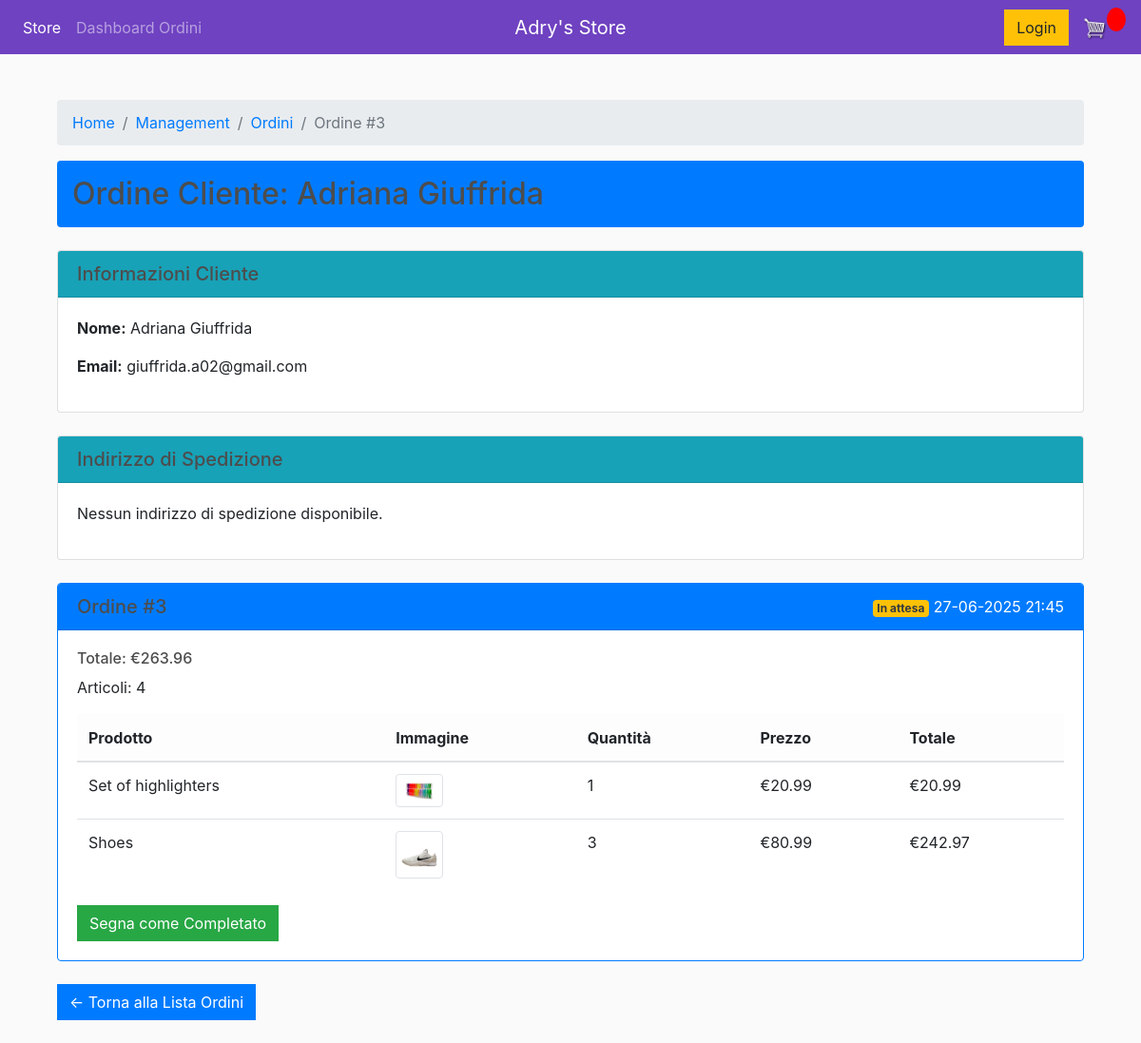
Before: /orders/3/ (signed in) with the older database file.
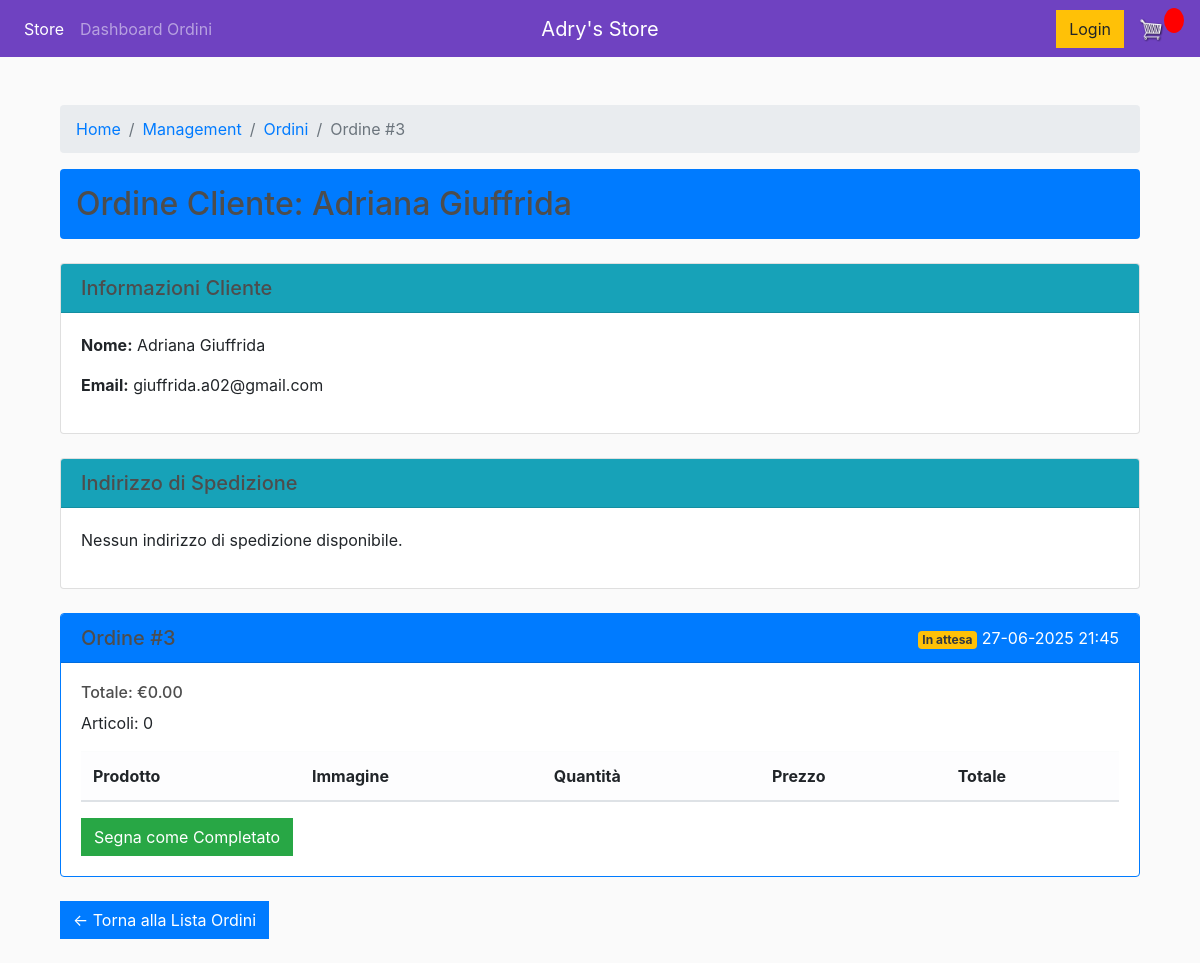
After: the same page with the newer database file.
### store/models.py (models this page shows, shortened)
class Order(models.Model):
	customer = models.ForeignKey(Customer, on_delete=models.SET_NULL, null=True, blank=True)
	date_ordered = models.DateTimeField(auto_now_add=True)
	complete = models.BooleanField(default=False)
	transaction_id = models.CharField(max_length=100, null=True)
	@property
	def get_cart_total(self):
		orderitems = self.orderitem_set.all()
		total = sum([item.get_total for item in orderitems])
		return total
	@property
	def get_cart_items(self):
		orderitems = self.orderitem_set.all()
		total = sum([item.quantity for item in orderitems])
		return total

class OrderItem(models.Model):
	product = models.ForeignKey(Product, on_delete=models.SET_NULL, null=True)
	order = models.ForeignKey(Order, on_delete=models.SET_NULL, null=True)
	quantity = models.IntegerField(default=0, null=True, blank=True)
	date_added = models.DateTimeField(auto_now_add=True)
	@property
	def get_total(self):
		total =self.product.price * self.quantity
		return total

class Product(models.Model):
	name = models.CharField(max_length=200)
	price = models.DecimalField(max_digits=7, decimal_places=2)
	digital = models.BooleanField(default=False, null=True, blank=True)
	image = models.ImageField(null=True, blank=True)
	@property
	def imageURL(self):
		try:
			url = self.image.url
		except:
			url = ''
		return url

class Customer(models.Model):
	user = models.OneToOneField(User, null=True, blank=True, on_delete=models.CASCADE)
	name= models.CharField(max_length=200, null=True)
	email= models.CharField(max_length=200)

### orders/views.py (the view)
# urls.py: path('<int:ordine_id>/', dettaglio_ordine, name='dettaglio_ordine'),
@staff_member_required
def dettaglio_ordine(request, ordine_id):
    ordine = get_object_or_404(Order, id=ordine_id)
    return render(request, 'orders/dettaglio_ordine.html', {'ordine': ordine})

### orders/templates/orders/dettaglio_ordine.html (shortened to what the changed rows need)
{% extends 'store/main.html' %}
{% block content %}
<div class="container mt-4">
    <nav aria-label="breadcrumb">
        <ol class="breadcrumb">
            <li class="breadcrumb-item"><a href="{% url 'store' %}">Home</a></li>
            <li class="breadcrumb-item"><a href="{% url 'orders:dashboard' %}">Management</a></li>
            <li class="breadcrumb-item"><a href="{% url 'orders:lista_ordini' %}">Ordini</a></li>
            <li class="breadcrumb-item active">Ordine #{{ ordine.id }}</li>
        </ol>
    </nav>
    <div class="bg-primary text-white p-3 mb-4 rounded">
        <h2 class="m-0">Ordine Cliente: {% if ordine.customer %}
            {{ ordine.customer.name }}
            {% else %}
            Anonimo
            {% endif %}
        </h2>
    </div>
    <div class="card mb-4">
        <div class="card-body">
            {% if ordine.customer %}
            <p><strong>Nome:</strong> {{ ordine.customer.name }}</p>
            <p><strong>Email:</strong> {{ ordine.customer.email }}</p>
            {% else %}
            <p>Cliente anonimo</p>
            {% endif %}
        </div>
    </div>
    <div class="card mb-4 border-primary">
        <div class="card-header bg-primary text-white d-flex justify-content-between align-items-center">
            <h5 class="m-0">Ordine #{{ ordine.id }}</h5>
            <div>
                <span class="badge {% if ordine.complete %}bg-success{% else %}bg-warning text-dark{% endif %}">
                    {% if ordine.complete %}Completato{% else %}In attesa{% endif %}
                </span>
                <span class="ms-2">{{ ordine.date_ordered|date:"d-m-Y H:i" }}</span>
            </div>
        </div>
        <div class="card-body">
            <h6>Totale: €{{ ordine.get_cart_total|floatformat:2 }}</h6>
            <p>Articoli: {{ ordine.get_cart_items }}</p>
            <table class="table">
                <thead class="table-light">
                    <tr>
                        <th>Prodotto</th>
                        <th>Immagine</th>
                        <th>Quantità</th>
                        <th>Prezzo</th>
                        <th>Totale</th>
                    </tr>
                </thead>
                <tbody>
                    {% for item in ordine.orderitem_set.all %}
                    <tr>
                        <td>{{ item.product.name }}</td>
                        <td>
                            {% if item.product.imageURL %}
                            <img src="{{ item.product.imageURL }}" width="50" height="50" class="img-thumbnail" />
                            {% else %}
                            <span class="text-muted">Nessuna immagine</span>
                            {% endif %}
                        </td>
                        <td>{{ item.quantity }}</td>
                        <td>€{{ item.product.price|floatformat:2 }}</td>
                        <td>€{{ item.get_total|floatformat:2 }}</td>
                    </tr>
                    {% endfor %}
                </tbody>
            </table>
            {% if not ordine.complete %}
            <form method="post" action="{% url 'orders:cambia_stato_ordine' ordine.id %}" class="mt-3">
                <button type="submit" class="btn btn-success">Segna come Completato</button>
            </form>
            {% endif %}
        </div>
    </div>
</div>
{% endblock %}

Changed rows visible on the page:
removed OrderItem: product.name "Set of highlighters", product.imageURL (picture), quantity "1", product.price "20.99", get_total "20.99"
removed OrderItem: product.name "Shoes", product.imageURL (picture), quantity "3", product.price "80.99", get_total "242.97"
computed for Order "Adriana Giuffrida": get_cart_total "263.96" → "0.00"; get_cart_items "4" → "0"
